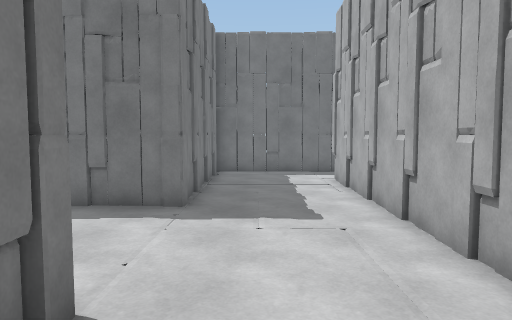
[1] (above)

12 first-person views from a walk through a scene from a Unity 3-D project. The camera is 1.5 m above the floor, tilts 4° down and sees 70° across. The floor is counted in squares, 1 m on a side. Each view is taken from the middle of a square. On the plan, view 1 faces up. The plan holds only what a view shows up to about 16 squares ahead; the rest is blank. The place goes on beyond the plan. The player character is not drawn. Some animated figures are left out.

[2]
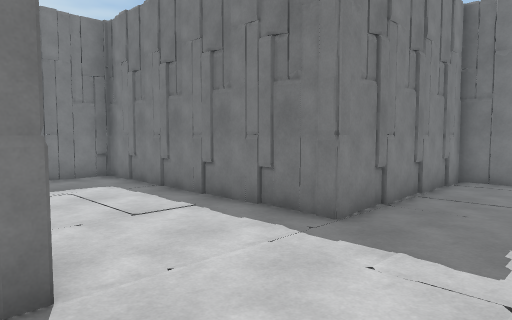

[3]
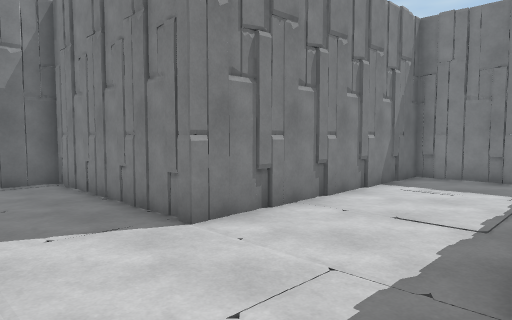

[4]
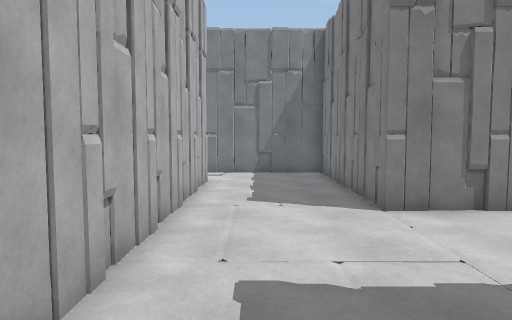

[5]
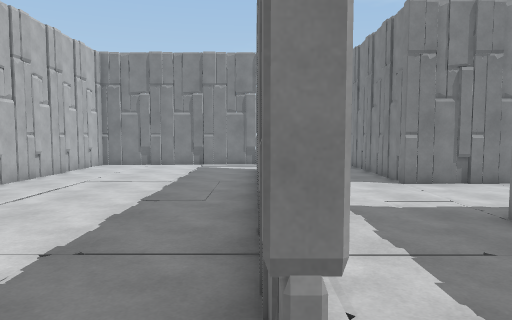

[6]
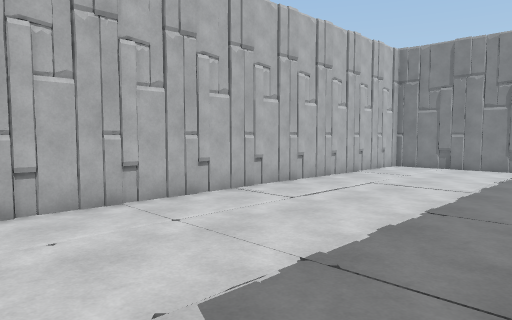

[7]
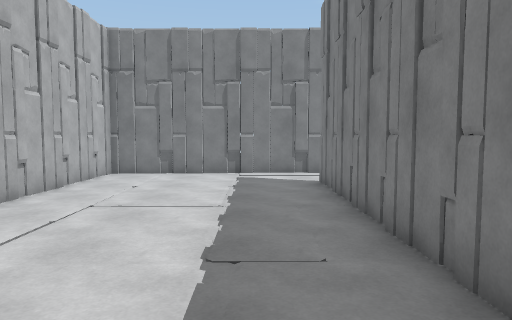

[8]
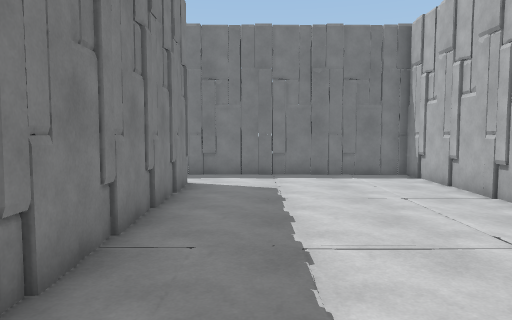

[9]
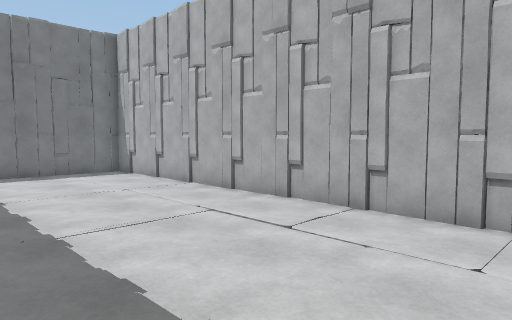

[10]
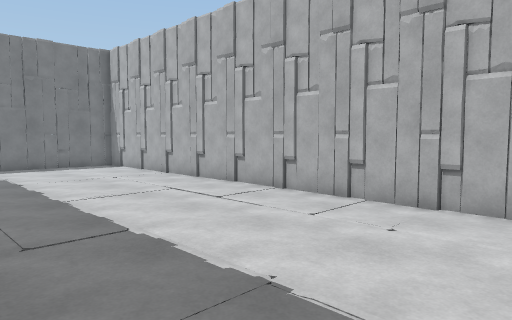

[11]
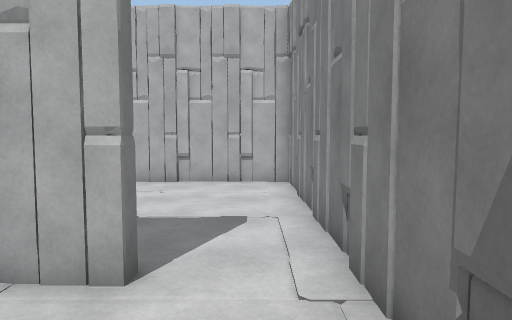

[12]
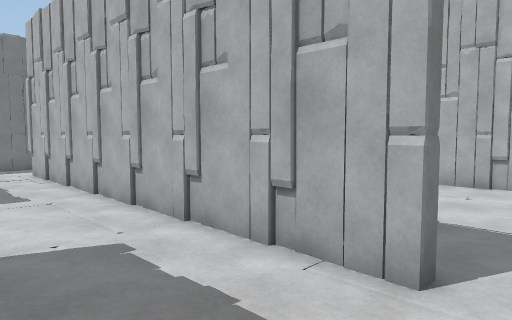

### Floor plan
Points are (right, up) in squares from view 1. A wall is a line through its corners. A room is listed if a view was taken in it or the views show most of it. See-through windows are left out.
Room 1 (views 1, 2, 3, 4, 11, 12)
walls: (2.6, -1.7) (2.6, 12.3); (2.5, 14.6) (-1.5, 14.6) (-1.5, 7.6) (-11.1, 7.6) (-11.1, 2.9) (-1.5, 2.9) (-1.5, -4.1) (2.5, -4.1)
ways out: opening at (3, -2.5) to room 2; opening at (3, 13.5) to room 2
Room 2 (views 5, 6, 7, 8, 9, 10)
walls: (2.6, 12.3) (2.9, 12.3) (2.9, -1.7) (2.6, -1.7); (2.5, -4.1) (10.6, -4.1) (10.6, 14.6) (2.5, 14.6)
ways out: opening at (3, -2.5) to room 1; opening at (3, 13.5) to room 1

Positions as (right, up) in squares from view 1, and headings:
1: (0, 0), facing up
2: (2, 2), facing up-left
3: (2, 8), facing down-left
4: (1, 10), facing down
5: (3, 14), facing down
6: (3, 13), facing down-right
7: (5, 10), facing down
8: (5, 1), facing up
9: (4, 0), facing up-right
10: (3, -3), facing up-right
11: (-1, -3), facing right
12: (-1, -3), facing up-right
